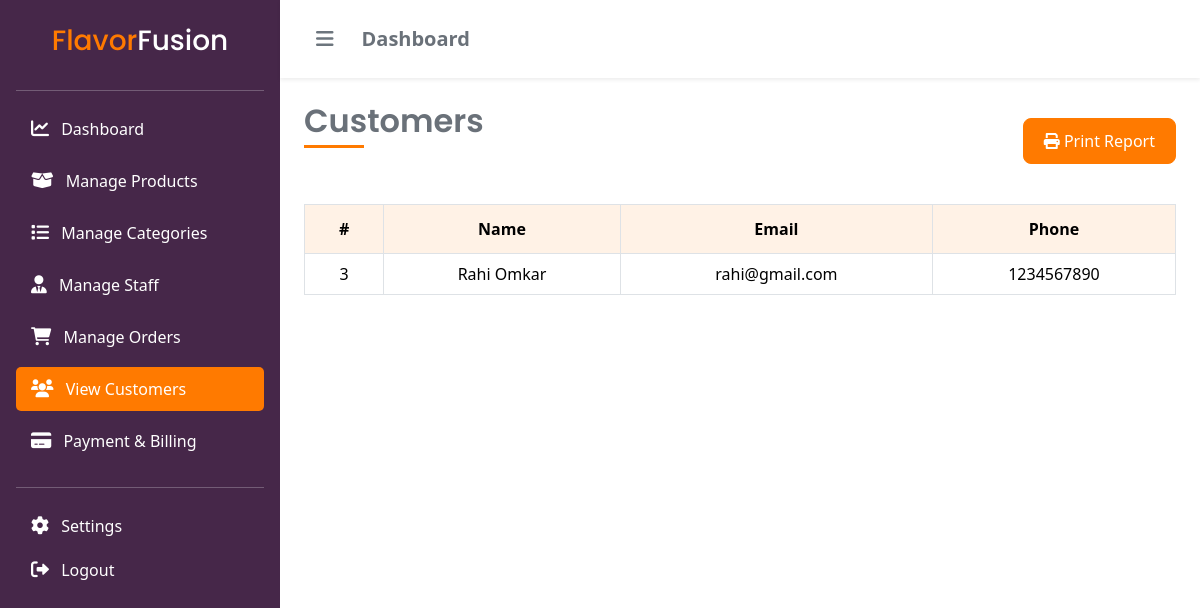
Screenshot of /admin/customers/index.php (signed in) with the database file from the repository.
### tables this page shows
CREATE TABLE `users` (
  `id` int(11) NOT NULL,
  `name` varchar(100) NOT NULL,
  `email` varchar(100) NOT NULL,
  `password` varchar(255) NOT NULL,
  `phone` varchar(15) DEFAULT NULL,
  `profile_pic` varchar(255) DEFAULT NULL,
  `token` varchar(255) DEFAULT NULL,
  `role` enum('customer','admin','staff') DEFAULT 'customer',
  `created_at` timestamp NOT NULL DEFAULT current_timestamp()
);

### database/database.php (called while the page is built)
<?php
require(__DIR__ . '/Connection.php');
$servername = 'localhost';
$port = 3306;
$db_name = 'flavor_fusion_db';
$username = 'root';
$password = '';
$connection = new Connection($servername, $port, $db_name, $username, $password);

### database/Connection.php (called while the page is built, shortened)
<?php
class Connection
{
    private $pdo;
    public function __construct($server_name, $port, $db_name, $username, $password)
    {
        try {
            $this->pdo = new PDO("mysql:host={$server_name};port={$port};dbname={$db_name}", $username, $password);
            $this->pdo->setAttribute(PDO::ATTR_ERRMODE, PDO::ERRMODE_EXCEPTION);
            $this->pdo->setAttribute(PDO::ATTR_DEFAULT_FETCH_MODE, PDO::FETCH_ASSOC);
        } catch (PDOException $e) {
            echo $e->getMessage();
            die();
        }
    }
    public function find($table_name, $options)
    {
        $column_names = array_keys($options);
        $condition_array = [];
        for ($i = 0; $i < count($column_names); $i++) {
            array_push($condition_array, "{$column_names[$i]} = :{$column_names[$i]}");
        }
        $condition = implode(" AND ", $condition_array);
        $statement = $this->pdo->prepare("SELECT * FROM {$table_name} WHERE {$condition}");
        $statement->execute($options);
        $result = $statement->fetchAll();
        return $result;
    }
}

### public/admin/customers/index.php (the view, shortened to what this page needs)
<?php
include DB_ROOT . 'database.php';
$customers = $connection->find("users", ["role" => "customer"]);
?>
<?php include_once '../../../includes/header.php'; ?>
<div class="d-flex">
    <?php
    include_once '../../../includes/admin-sidebar.php';
    ?>
    <div class="container-fluid px-4 py-4">
        <div class="row mb-4">
            <div class="col-12 d-flex justify-content-between align-items-center">
                <h2 class="section-title">Customers</h2>
                <button id="print-btn" class="btn btn-primary"><i class="fas fa-print"></i> Print Report</button>
            </div>
        </div>
        <div class="row">
            <div class="col-12">
                <div class="table-responsive" id="printable">
                    <table class="table table-bordered table-hover">
                        <thead>
                            <tr class="text-center">
                                <th>#</th>
                                <th>Name</th>
                                <th>Email</th>
                                <th>Phone</th>
                            </tr>
                        </thead>
                        <tbody>
                            <?php if (!empty($customers)): ?>
                                <?php foreach ($customers as $customer): ?>
                                    <tr class="text-center">
                                        <td><?= htmlspecialchars($customer['id']); ?></td>
                                        <td><?= htmlspecialchars($customer['name']); ?></td>
                                        <td><?= htmlspecialchars($customer['email']); ?></td>
                                        <td><?= htmlspecialchars($customer['phone']); ?></td>
                                    </tr>
                                <?php endforeach; ?>
                            <?php else: ?>
                                <tr>
                                    <td colspan="4" class="text-center">No customers found</td>
                                </tr>
                            <?php endif; ?>
                        </tbody>
                    </table>
                </div>
            </div>
        </div>
    </div>
    <?php include_once '../../../includes/admin-footer.php'; ?>

### public/assets/css/style.css (style rules this page uses)
:root { --primary-color-50: #fff2e6; --primary-color-100: #ffd7b3; --primary-color: #ff7a00; --body-color: #6a7179; --gray-100: #dee2e6; --gray-500: #868e96; --secondary-color: #462749; --color-success: #20c997; --color-error: #ff6b6b; }
body { color: var(--body-color); min-height: 100dvh; display: flex; flex-direction: column; }
h1, h2, h3, h4, h5, h6 { font-family: "Poppins", sans-serif; }
.section-title { position: relative; margin-bottom: 2rem; padding-bottom: 0.5rem; font-weight: 600; }
.section-title::after { content: ""; position: absolute; bottom: 0; left: 0; width: 60px; height: 3px; background-color: var(--primary-color); }
.btn { padding: 8px 12px; border-radius: 8px; }
.btn-outline-primary:hover, .btn-primary { background-color: var(--primary-color); border-color: var(--primary-color); border-radius: 8px; padding: 10px 20px; transition: all 0.3s ease; font-weight: 500; }
.table tr th { padding: 12px; background-color: var(--primary-color-50); }

### rows the page displays
users: id "3", name "Rahi Omkar", email "rahi@gmail.com", phone "1234567890"
